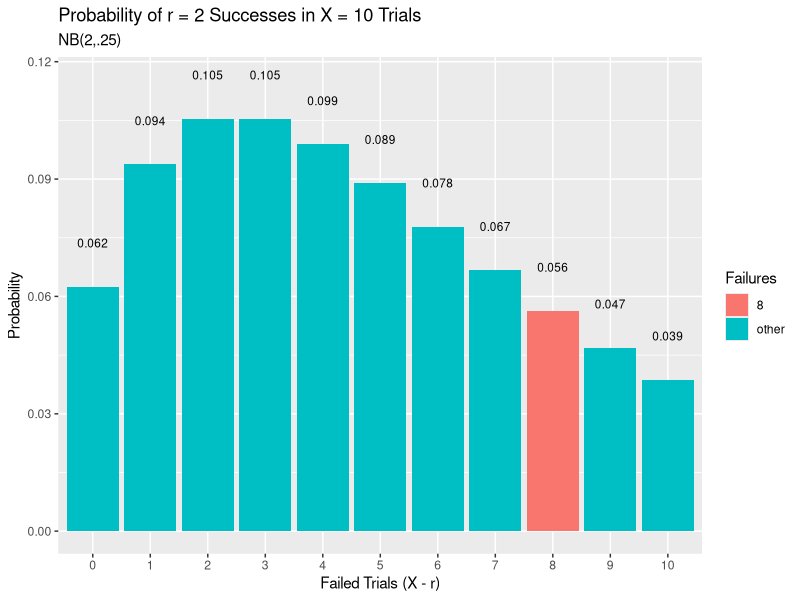
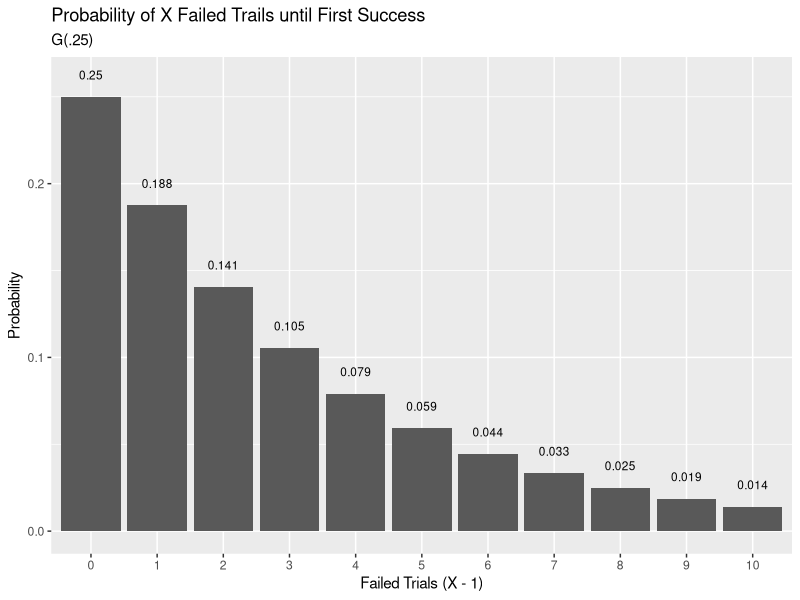

Recreate these plots in R, in order.
ipak <- function(pkg){
  new.pkg <- pkg[!(pkg %in% installed.packages()[, "Package"])]
  if (length(new.pkg)) 
    install.packages(new.pkg, dependencies = TRUE)
  sapply(pkg, require, character.only = TRUE)
}

packages <- c("dplyr", "ggplot2")
ipak(packages)

## unidades terminadas de una línea de ensamble; defectuosas 25%

# a) probabilidad de que en la décima unidad inspeccionada se encuentre la segunda defectuosa

p <- 0.25
n <-  10
r <- 2
x <- n - r

result <- dnbinom(x, r, p)

data.frame(x = 0:10, prob = dnbinom(x = 0:10, size = r, prob = p)) %>%
  mutate(Failures = ifelse(x == 8, x, "other")) %>%
  ggplot(aes(x = factor(x), y = prob, fill = Failures)) +
    geom_col() +
    geom_text(
      aes(label = round(prob,3), y = prob + 0.01),
      position = position_dodge(0.9),
      size = 3,
      vjust = 0
      ) +
    labs(title = "Probability of r = 2 Successes in X = 10 Trials",
        subtitle = "NB(2,.25)",
        x = "Failed Trials (X - r)",
        y = "Probability") 

# b) probabilidad de que la tercera unidad inspeccionada resulte ser la primera defectuosa

result <- dgeom(3, p)


data.frame(x = 0:10, prob = dgeom(x = 0:10, prob = p)) %>%
  ggplot(aes(x = factor(x), y = prob)) +
  geom_col() +
  geom_text(
    aes(label = round(prob,3), y = prob + 0.01),
    position = position_dodge(0.9),
    size = 3,
    vjust = 0
  ) +
  labs(title = "Probability of X Failed Trails until First Success",
       subtitle = "G(.25)",
       x = "Failed Trials (X - 1)",
       y = "Probability") 


